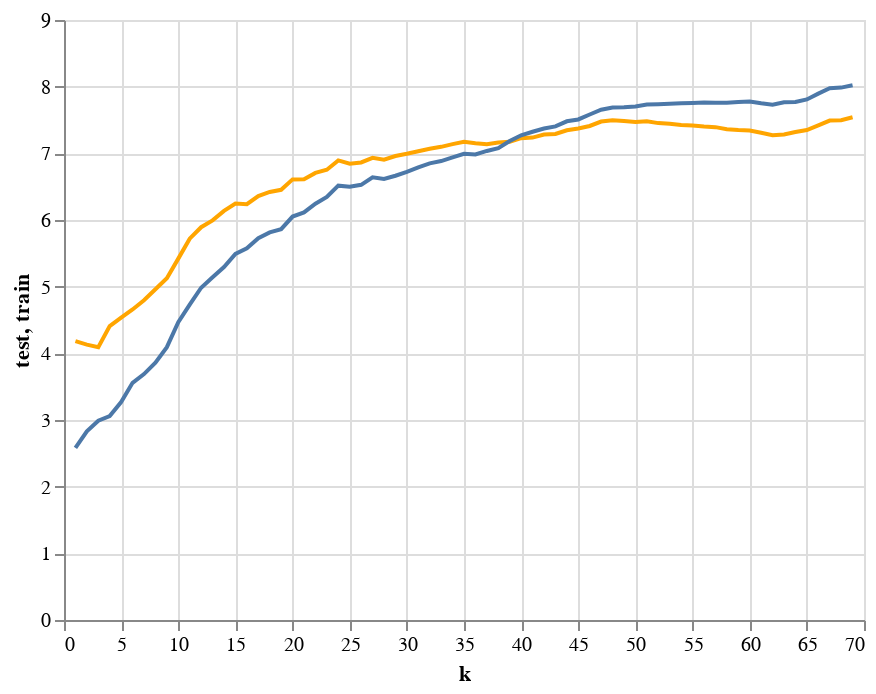

The cell this chart's notebook holds for it:
### Markdown cell above
Here we should be wary of using more then around 37 neighbors, as not only the error is going up previously but here the test error curve goes under the train error curve.  Could be sign of overfitting.  Also here it is easy to see with what amount of neighbors the error is the smallest.

### Code cell
ctest+ctrain

### Figure 1 — Vega-Lite specification as saved in the notebook (floating-point values rounded to 4 significant figures)
{"config": {"view": {"continuousWidth": 400, "continuousHeight": 300}}, "layer": [{"mark": {"type": "line", "color": "orange"}, "encoding": {"x": {"type": "quantitative", "field": "k"}, "y": {"type": "quantitative", "field": "test"}}}, {"mark": "line", "encoding": {"x": {"type": "quantitative", "field": "k"}, "y": {"type": "quantitative", "field": "train"}}}], "data": {"name": "data-1f8bef2338bda27268316121557b2fa9"}, "$schema": "https://vega.github.io/schema/vega-lite/v4.8.1.json", "datasets": {"data-1f8bef2338bda27268316121557b2fa9": [{"k": 1, "test": 4.182, "train": 2.581}, {"k": 2, "test": 4.131, "train": 2.831}, {"k": 3, "test": 4.092, "train": 2.99}, {"k": 4, "test": 4.408, "train": 3.058}, {"k": 5, "test": 4.536, "train": 3.268}, {"k": 6, "test": 4.658, "train": 3.557}, {"k": 7, "test": 4.797, "train": 3.689}, {"k": 8, "test": 4.962, "train": 3.861}, {"k": 9, "test": 5.128, "train": 4.092}, {"k": 10, "test": 5.421, "train": 4.466}, {"k": 11, "test": 5.72, "train": 4.729}, {"k": 12, "test": 5.892, "train": 4.984}, {"k": 13, "test": 5.995, "train": 5.141}, {"k": 14, "test": 6.137, "train": 5.295}, {"k": 15, "test": 6.246, "train": 5.491}, {"k": 16, "test": 6.237, "train": 5.575}, {"k": 17, "test": 6.359, "train": 5.726}, {"k": 18, "test": 6.42, "train": 5.813}, {"k": 19, "test": 6.453, "train": 5.862}, {"k": 20, "test": 6.609, "train": 6.052}, {"k": 21, "test": 6.613, "train": 6.114}, {"k": 22, "test": 6.707, "train": 6.245}, {"k": 23, "test": 6.754, "train": 6.345}, {"k": 24, "test": 6.894, "train": 6.515}, {"k": 25, "test": 6.845, "train": 6.498}, {"k": 26, "test": 6.863, "train": 6.528}, {"k": 27, "test": 6.932, "train": 6.641}, {"k": 28, "test": 6.905, "train": 6.614}, {"k": 29, "test": 6.959, "train": 6.664}, {"k": 30, "test": 6.993, "train": 6.72}, {"k": 31, "test": 7.031, "train": 6.789}, {"k": 32, "test": 7.069, "train": 6.85}, {"k": 33, "test": 7.097, "train": 6.884}, {"k": 34, "test": 7.138, "train": 6.94}, {"k": 35, "test": 7.175, "train": 6.993}, {"k": 36, "test": 7.151, "train": 6.983}, {"k": 37, "test": 7.136, "train": 7.036}, {"k": 38, "test": 7.163, "train": 7.077}, {"k": 39, "test": 7.172, "train": 7.185}, {"k": 40, "test": 7.227, "train": 7.271}, {"k": 41, "test": 7.236, "train": 7.324}, {"k": 42, "test": 7.282, "train": 7.372}, {"k": 43, "test": 7.291, "train": 7.404}, {"k": 44, "test": 7.345, "train": 7.48}, {"k": 45, "test": 7.372, "train": 7.508}, {"k": 46, "test": 7.411, "train": 7.582}, {"k": 47, "test": 7.476, "train": 7.655}, {"k": 48, "test": 7.495, "train": 7.686}, {"k": 49, "test": 7.485, "train": 7.691}, {"k": 50, "test": 7.469, "train": 7.704}, {"k": 51, "test": 7.482, "train": 7.733}, {"k": 52, "test": 7.453, "train": 7.738}, {"k": 53, "test": 7.442, "train": 7.742}, {"k": 54, "test": 7.424, "train": 7.75}, {"k": 55, "test": 7.417, "train": 7.756}, {"k": 56, "test": 7.401, "train": 7.762}, {"k": 57, "test": 7.393, "train": 7.76}, {"k": 58, "test": 7.362, "train": 7.759}, {"k": 59, "test": 7.349, "train": 7.769}, {"k": 60, "test": 7.343, "train": 7.778}, {"k": 61, "test": 7.309, "train": 7.751}, {"k": 62, "test": 7.272, "train": 7.73}, {"k": 63, "test": 7.284, "train": 7.767}, {"k": 64, "test": 7.32, "train": 7.769}, {"k": 65, "test": 7.349, "train": 7.809}, {"k": 66, "test": 7.419, "train": 7.896}, {"k": 67, "test": 7.492, "train": 7.977}, {"k": 68, "test": 7.497, "train": 7.986}, {"k": 69, "test": 7.541, "train": 8.021}]}}
